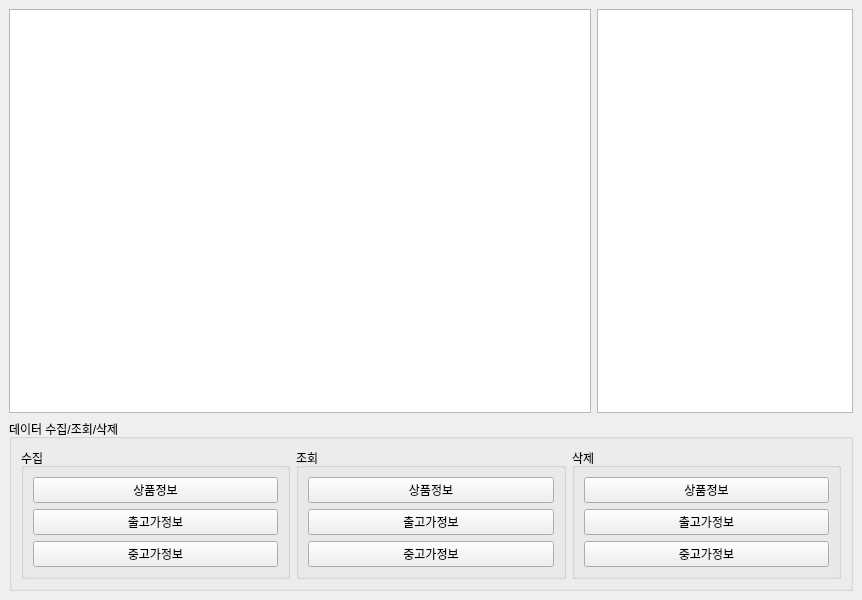
<?xml version="1.0" encoding="UTF-8"?>
<ui version="4.0">
 <class>MainWindow</class>
 <widget class="QMainWindow" name="MainWindow">
  <property name="geometry">
   <rect>
    <x>0</x>
    <y>0</y>
    <width>862</width>
    <height>600</height>
   </rect>
  </property>
  <property name="windowTitle">
   <string>MainWindow</string>
  </property>
  <widget class="QWidget" name="centralwidget">
   <layout class="QVBoxLayout" name="verticalLayout_4">
    <item>
     <layout class="QHBoxLayout" name="horizontalLayout_3">
      <item>
       <widget class="QTreeView" name="table">
        <property name="enabled">
         <bool>true</bool>
        </property>
        <property name="sizePolicy">
         <sizepolicy hsizetype="Expanding" vsizetype="Expanding">
          <horstretch>1</horstretch>
          <verstretch>100</verstretch>
         </sizepolicy>
        </property>
       </widget>
      </item>
      <item>
       <widget class="QTextBrowser" name="logger">
        <property name="enabled">
         <bool>true</bool>
        </property>
        <property name="sizePolicy">
         <sizepolicy hsizetype="Expanding" vsizetype="Expanding">
          <horstretch>0</horstretch>
          <verstretch>0</verstretch>
         </sizepolicy>
        </property>
        <property name="lineWrapColumnOrWidth">
         <number>0</number>
        </property>
       </widget>
      </item>
     </layout>
    </item>
    <item>
     <widget class="QGroupBox" name="groupBox_4">
      <property name="title">
       <string>데이터 수집/조회/삭제</string>
      </property>
      <layout class="QHBoxLayout" name="horizontalLayout">
       <item>
        <widget class="QGroupBox" name="groupBox">
         <property name="title">
          <string>수집</string>
         </property>
         <layout class="QVBoxLayout" name="verticalLayout">
          <item>
           <widget class="QPushButton" name="pushButton_used">
            <property name="text">
             <string>상품정보</string>
            </property>
           </widget>
          </item>
          <item>
           <widget class="QPushButton" name="pushButton_pno">
            <property name="text">
             <string>출고가정보</string>
            </property>
           </widget>
          </item>
          <item>
           <widget class="QPushButton" name="pushButton_rel">
            <property name="text">
             <string>중고가정보</string>
            </property>
           </widget>
          </item>
         </layout>
        </widget>
       </item>
       <item>
        <widget class="QGroupBox" name="groupBox_2">
         <property name="title">
          <string>조회</string>
         </property>
         <layout class="QVBoxLayout" name="verticalLayout_2">
          <item>
           <widget class="QPushButton" name="pushButton_5">
            <property name="text">
             <string>상품정보</string>
            </property>
           </widget>
          </item>
          <item>
           <widget class="QPushButton" name="pushButton_6">
            <property name="text">
             <string>출고가정보</string>
            </property>
           </widget>
          </item>
          <item>
           <widget class="QPushButton" name="pushButton_7">
            <property name="text">
             <string>중고가정보</string>
            </property>
           </widget>
          </item>
         </layout>
        </widget>
       </item>
       <item>
        <widget class="QGroupBox" name="groupBox_3">
         <property name="title">
          <string>삭제</string>
         </property>
         <layout class="QVBoxLayout" name="verticalLayout_3">
          <item>
           <widget class="QPushButton" name="pushButton">
            <property name="text">
             <string>상품정보</string>
            </property>
           </widget>
          </item>
          <item>
           <widget class="QPushButton" name="pushButton_2">
            <property name="text">
             <string>출고가정보</string>
            </property>
           </widget>
          </item>
          <item>
           <widget class="QPushButton" name="pushButton_3">
            <property name="text">
             <string>중고가정보</string>
            </property>
           </widget>
          </item>
         </layout>
        </widget>
       </item>
      </layout>
     </widget>
    </item>
   </layout>
  </widget>
  <widget class="QMenuBar" name="menubar">
   <property name="geometry">
    <rect>
     <x>0</x>
     <y>0</y>
     <width>862</width>
     <height>21</height>
    </rect>
   </property>
  </widget>
 </widget>
 <resources/>
 <connections>
  <connection>
   <sender>pushButton_used</sender>
   <signal>clicked()</signal>
   <receiver>MainWindow</receiver>
   <slot>slot_pno_insert()</slot>
   <hints>
    <hint type="sourcelabel">
     <x>172</x>
     <y>497</y>
    </hint>
    <hint type="destinationlabel">
     <x>350</x>
     <y>317</y>
    </hint>
   </hints>
  </connection>
  <connection>
   <sender>pushButton</sender>
   <signal>clicked()</signal>
   <receiver>MainWindow</receiver>
   <slot>slot_pno_delete()</slot>
   <hints>
    <hint type="sourcelabel">
     <x>235</x>
     <y>485</y>
    </hint>
    <hint type="destinationlabel">
     <x>568</x>
     <y>327</y>
    </hint>
   </hints>
  </connection>
  <connection>
   <sender>pushButton_pno</sender>
   <signal>clicked()</signal>
   <receiver>MainWindow</receiver>
   <slot>slot_rel_insert()</slot>
   <hints>
    <hint type="sourcelabel">
     <x>97</x>
     <y>525</y>
    </hint>
    <hint type="destinationlabel">
     <x>277</x>
     <y>391</y>
    </hint>
   </hints>
  </connection>
  <connection>
   <sender>pushButton_2</sender>
   <signal>clicked()</signal>
   <receiver>MainWindow</receiver>
   <slot>slot_rel_delete()</slot>
   <hints>
    <hint type="sourcelabel">
     <x>236</x>
     <y>526</y>
    </hint>
    <hint type="destinationlabel">
     <x>584</x>
     <y>397</y>
    </hint>
   </hints>
  </connection>
  <connection>
   <sender>pushButton_rel</sender>
   <signal>clicked()</signal>
   <receiver>MainWindow</receiver>
   <slot>slot_used_insert()</slot>
   <hints>
    <hint type="sourcelabel">
     <x>150</x>
     <y>563</y>
    </hint>
    <hint type="destinationlabel">
     <x>373</x>
     <y>457</y>
    </hint>
   </hints>
  </connection>
  <connection>
   <sender>pushButton_3</sender>
   <signal>clicked()</signal>
   <receiver>MainWindow</receiver>
   <slot>slot_used_delete()</slot>
   <hints>
    <hint type="sourcelabel">
     <x>201</x>
     <y>556</y>
    </hint>
    <hint type="destinationlabel">
     <x>522</x>
     <y>458</y>
    </hint>
   </hints>
  </connection>
  <connection>
   <sender>pushButton_5</sender>
   <signal>clicked()</signal>
   <receiver>MainWindow</receiver>
   <slot>slot_pno_select()</slot>
   <hints>
    <hint type="sourcelabel">
     <x>52</x>
     <y>491</y>
    </hint>
    <hint type="destinationlabel">
     <x>64</x>
     <y>301</y>
    </hint>
   </hints>
  </connection>
  <connection>
   <sender>pushButton_6</sender>
   <signal>clicked()</signal>
   <receiver>MainWindow</receiver>
   <slot>slot_rel_select()</slot>
   <hints>
    <hint type="sourcelabel">
     <x>18</x>
     <y>526</y>
    </hint>
    <hint type="destinationlabel">
     <x>92</x>
     <y>357</y>
    </hint>
   </hints>
  </connection>
  <connection>
   <sender>pushButton_7</sender>
   <signal>clicked()</signal>
   <receiver>MainWindow</receiver>
   <slot>slot_used_select()</slot>
   <hints>
    <hint type="sourcelabel">
     <x>43</x>
     <y>555</y>
    </hint>
    <hint type="destinationlabel">
     <x>80</x>
     <y>574</y>
    </hint>
   </hints>
  </connection>
 </connections>
 <slots>
  <slot>slot_pno_insert()</slot>
  <slot>slot_pno_delete()</slot>
  <slot>slot_rel_insert()</slot>
  <slot>slot_rel_delete()</slot>
  <slot>slot_used_insert()</slot>
  <slot>slot_used_delete()</slot>
  <slot>slot_pno_select()</slot>
  <slot>slot_rel_select()</slot>
  <slot>slot_used_select()</slot>
 </slots>
</ui>
